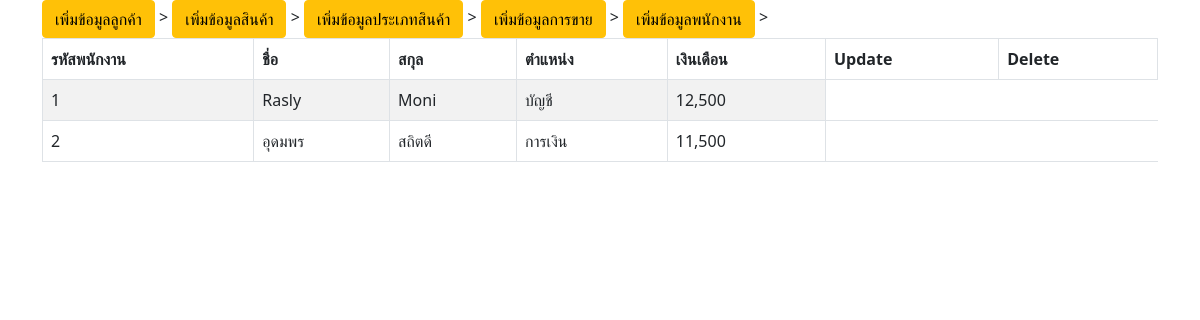
The app's page /index4.php with its own data.
### tables this page shows
CREATE TABLE `tbl_employee` (
  `ey_no` int(10) NOT NULL,
  `ey_name` varchar(50) NOT NULL,
  `ey_lastname` varchar(10) NOT NULL,
  `ey_position` varchar(50) NOT NULL,
  `ey_salary` varchar(50) NOT NULL
);

### index4.php (the view, shortened to what this page needs)
<!DOCTYPE html>
<html lang="en">
<head>
    <link rel="stylesheet" href="https://stackpath.bootstrapcdn.com/bootstrap/5.0.0-alpha1/css/bootstrap.min.css">
</head>
<body>
<div class="container">
                <a href="ins_form.php" class="btn btn-warning">เพิ่มข้อมูลลูกค้า</a> >
                <a href="ins_form1.php" class="btn btn-warning">เพิ่มข้อมูลสินค้า</a> >
                <a href="ins_form2.php" class="btn btn-warning">เพิ่มข้อมูลประเภทสินค้า</a> >
                <a href="ins_form3.php" class="btn btn-warning">เพิ่มข้อมูลการขาย</a> >
                <a href="ins_form4.php" class="btn btn-warning">เพิ่มข้อมูลพนักงาน</a> >
<table id="mytable" class="table table-bordered table-striped">
        <thead>
 <tr>
 <th>รหัสพนักงาน</th>
 <th>ชื่อ</th>
 <th>สกุล</th>
 <th>ตำแหน่ง</th>
 <th>เงินเดือน</th>
<th>Update</th>
<th>Delete</th>
 </tr>
 </thead>
 <tbody>
 <?php
 include('connection.php');
 $sql = "SELECT * FROM tbl_employee";
 $result = $conn->query($sql);
 if ($result->num_rows > 0) {
 while($row = $result->fetch_assoc()) {
 echo '<tr>';
 echo '<td>'. $row['ey_no'] . '</td>';
 echo '<td>'. $row['ey_name'] . '</td>';
 echo '<td>'. $row['ey_lastname'] . '</td>';
 echo '<td>'. $row['ey_position'] . '</td>';
 echo '<td>'. $row['ey_salary'] . '</td>';
 echo '</tr>';
 }
 } else {
 echo " ";
 }
 ?>
</tbody>
</table>
</div>
</body>
</html>

### records on screen
tbl_employee: ey_no "1", ey_name "Rasly", ey_lastname "Moni", ey_position "บัญชี", ey_salary "12,500"
tbl_employee: ey_no "2", ey_name "อุดมพร", ey_lastname "สถิตดี", ey_position "การเงิน", ey_salary "11,500"
